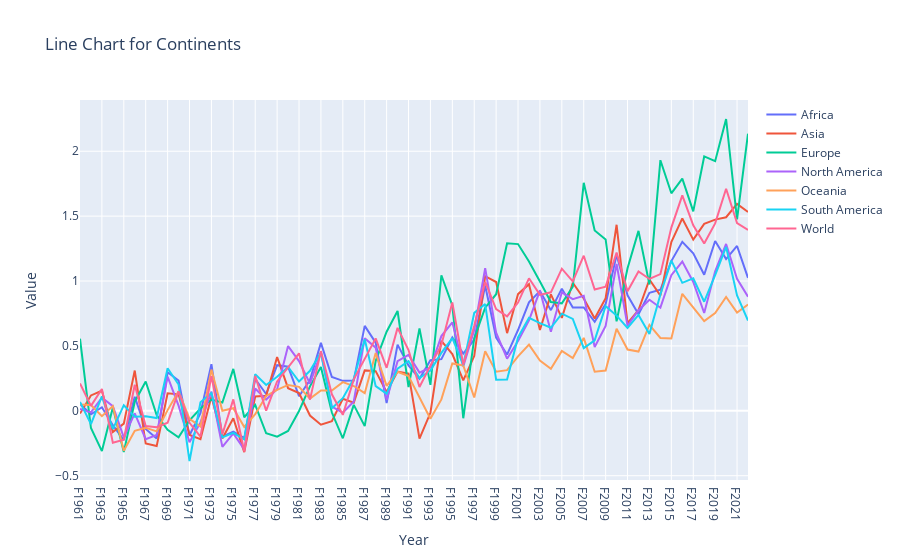

The notebook cell saved with this chart:
### Code cell
# Create x-axis labels (years)
x_labels = cont_df.columns

# Create traces for each continent
traces = []
for continent, row in cont_df.iterrows():
    y_values = row.values  # Select all values of the row

    # Create trace for the line
    trace = go.Scatter(
        x=x_labels,
        y=y_values,
        mode='lines',
        name=continent
    )

    traces.append(trace)

# Create data list with all traces
data = traces

# Create layout
layout = go.Layout(
    title='Line Chart for Continents',
    xaxis=dict(title='Year'),
    yaxis=dict(title='Value')
)

# Create figure
fig = go.Figure(data=data, layout=layout)

# Display the figure
fig.show()
